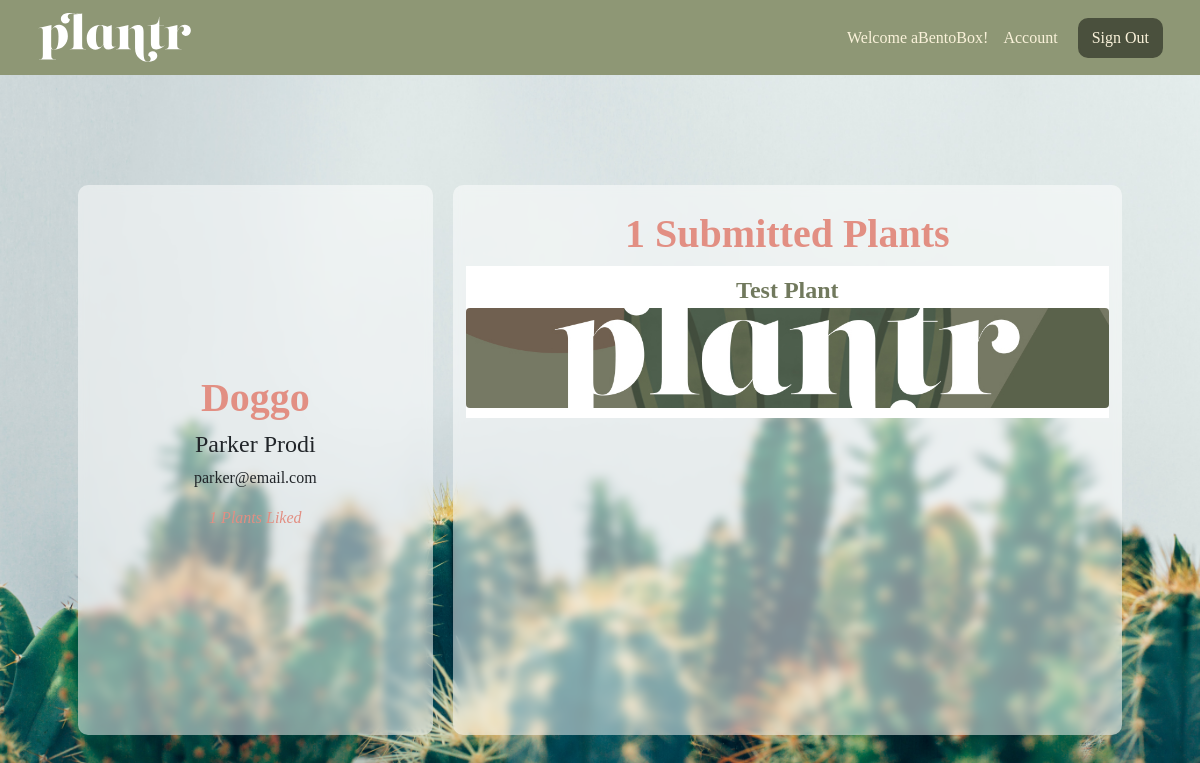
/plantr/users/2 (signed in), run on the app's committed database.
### login_app/models.py (models this page shows)
class User(models.Model):
   alias = models.CharField(max_length=50)
   fname = models.CharField(max_length=50)
   lname = models.CharField(max_length=50)
   email = models.CharField(max_length=50)
   password = models.CharField(max_length=50)
   created_at = models.DateTimeField(auto_now_add = True)
   updated_at = models.DateTimeField(auto_now = True)
   objects = UserManager()

### plantApp/models.py (models this page shows, shortened)
class Plant(models.Model):
   LEVELS = (
   (0, ''),
   (1, 'Easy'),
   (2, 'Medium'),
   (3, 'Hard'),
)
   poster = models.ForeignKey(User, related_name = "user_plants", on_delete = models.CASCADE)
   plantName = models.CharField(max_length=50)
   plantAlt = models.CharField(max_length=255, blank=True, default='')
   level = models.CharField(max_length=50)
   env = models.CharField(max_length=1, choices=LEVELS)
   desc = models.CharField(max_length=255)
   plantImg = models.ImageField(upload_to='plants/', null=True, blank=True, default='../static/default_plant.jpg')
   users_fav = models.ManyToManyField(User, related_name = 'fav_plants')
   objects = plantsManager()

### plantApp/views.py (the view)
# urls.py: path('users/<int:user_id>', views.userProfile),
def userProfile(request, user_id):
   if 'user_id' not in request.session:
        messages.error(request, "Must be logged in!")
        return redirect('/')
   user = User.objects.get(id = user_id)
   plant = Plant.objects.all()
   current_user = User.objects.get(id=request.session['user_id'])
   cu_posts = Plant.objects.filter(poster=user)
   context = {
      'current_user': current_user,
      'cu_posts': cu_posts,
      'user': user,
      'plant': plant,
   }
   return render(request, 'user.html', context)

### plantApp/templates/user.html (shortened to what this page needs)
<!DOCTYPE html>
<html lang="en">
<head>
   <link href="https://cdn.jsdelivr.net/npm/bootstrap@5.0.1/dist/css/bootstrap.min.css" rel="stylesheet">
   {% load static %}
   <link rel="stylesheet" href="{% static 'plantApp/static/css/profile.css' %}">
</head>
<body>
   <div id='container'>
      <nav class="navbar navbar-light">
         <div class="container-fluid">
            <a class="navbar-brand" href="/plantr">
               <img src="../../static/plantr-light.svg" alt="" width="155" height="55">
            </a>
            <form class="d-flex">
               <span class="navbar-text">
                  Welcome {{ current_user.alias }}! &nbsp;&nbsp;
                  <a href="{{current_user.id}}">Account</a>
               </span>
               <a href="/logout" class="btn btn-danger" role="button">
                  Sign Out
                </a>
             </form>
         </div>
       </nav>
      <div class="container-lg main">
         <div class="row">
            <div class="col-lg-4">
               <div class='info'>
                  <h1>{{ user.alias }}</h1>
                  <h4>{{ user.fname }} {{ user.lname }}</h4>
                  <p>{{ user.email }}</p>
                  <p class="liked">{{ user.fav_plants.count }} Plants Liked</p>
               </div>
            </div>
            <div class="col-lg overflow-auto">
               <h1>{{ user.user_plants.count }} Submitted Plants</h1>
               {% for plant in cu_posts %}
               <div class="row">
                  <div class='user_plants'>
                     <a href="/plantr/{{ plant.id }}">{{ plant.plantName }}</a>
                     {% if plant.plantImg %}
                        <a href="/plantr/{{ plant.id }}"><img src="{{ plant.plantImg.url }} " class="rounded mx-auto d-block" alt="..."></a>
                           {% else %}
                           <a href="/plantr/{{ plant.id }}"><img src="/static/default_plant.jpg" class="rounded mx-auto d-block" alt="..."></a>
                        {% endif %}
                  </div>
               </div>
               {% endfor %}
            </div>
         </div>
      </div>
   </div>
</body>
</html>

### plantApp/static/css/profile.css (style rules this page uses)
* { margin: 0; padding: 0; font-family:Georgia, 'Times New Roman', Times, serif; }
body { width: 100%; background: #8e9775; background: url("../../../static/plantr.jpeg") no-repeat center center fixed; background-size: cover; }
.container-lg.main { padding: 50px; margin-top: 50px; border-radius: 15px; }
.navbar-text a { color: #faf2da !important; text-decoration: none; }
.navbar.navbar-light { background-color: #8e9775; padding: 5px 25px; }
.navbar-light .navbar-text { color: #faf2da; font-weight: 100; }
.btn.btn-danger { background-color: #4a503d; color: #faf2da; border: 2px solid #4a503d; border-radius: 10px; margin-left: 20px; }
.col-lg-4 { background-color: rgba(255, 255, 255, 0.5); position: relative; height: 550px; margin: 10px; padding: 0px; display: flex; justify-content: center; align-items: center; overflow: hidden; border-radius: 10px; backdrop-filter: blur(5px); }
.col-lg { background-color: rgba(255, 255, 255, 0.5); position: relative; margin: 10px; padding: 25px; height: 550px; margin: 10px; justify-content: center; align-items: center; overflow: hidden; border-radius: 10px; backdrop-filter: blur(5px); text-align: center; }
.rounded.mx-auto.d-block { width: 100%; height: 100px; object-fit: cover; object-position: 50% 50%; transition: transform .5s; }
.user_plants { position:relative; top: 69%; left: 0; right: 0; padding: 6px 0 10px 0; margin-bottom: 15px; text-align: center; background-color: rgba(255, 255, 255, 1); }
.user_plants a { text-decoration: none; color: #71795d; font-weight: 800; font-size: 1.5em; }
h1 { color: #e28f83; font-weight: 800; }
.liked { color: #e28f83; font-style: italic; }
.info { text-align: center; }

### data on the page
User: alias "aBentoBox"
User: alias "Doggo", fname "Parker", lname "Prodi", email "parker@email.com", fav_plants.count "1", user_plants.count "1"
Plant: plantName "Test Plant"
